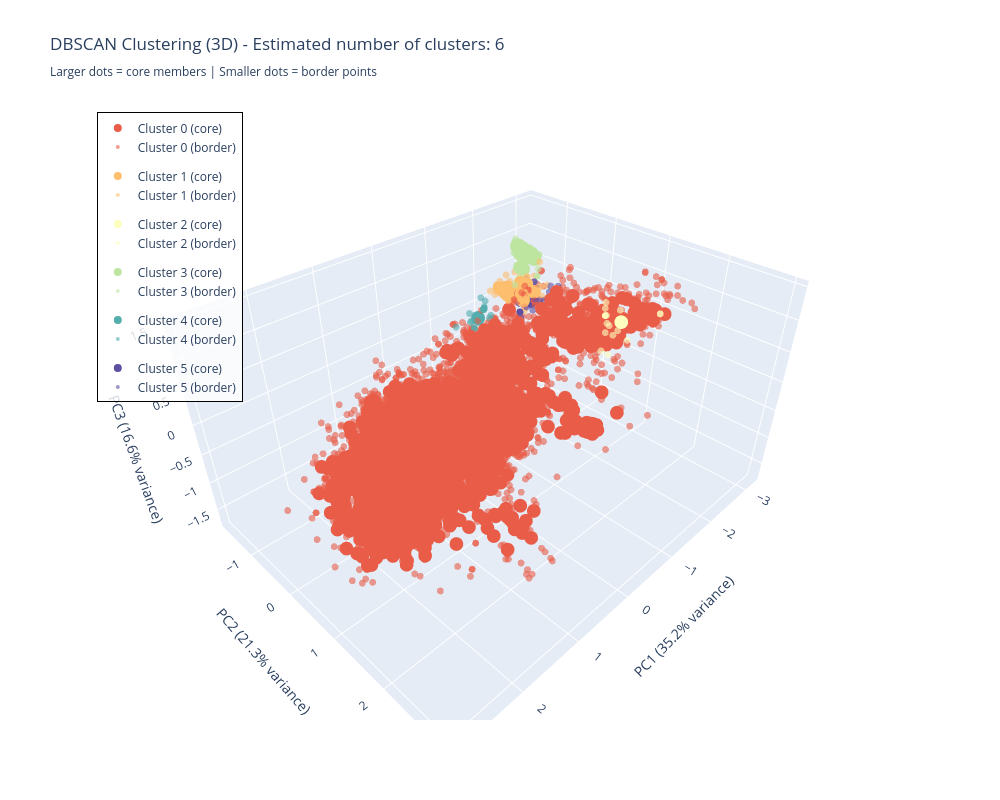

Notebook source saved alongside this figure:
### Code cell
#Apply PCA to reduce to 3 dimensions for interactive visualization with Plotly
from sklearn.decomposition import PCA
import plotly.graph_objects as go

pca = PCA(n_components=3)
df_pca = pca.fit_transform(df_scaled)
df_pca = pd.DataFrame(df_pca, columns=['PC1', 'PC2', 'PC3'])

# Create traces for each cluster
fig = go.Figure()

unique_labels = set(labels)
colors_hex = [f'rgb{tuple([int(c*255) for c in plt.cm.Spectral(each)[:3]])}' 
              for each in np.linspace(0, 1, len(unique_labels))]

# Create a mapping of clusters to colors for legend
cluster_color_map = {}
for k, col_hex in zip(sorted(unique_labels), colors_hex):
    cluster_color_map[k] = col_hex

for k, col_hex in zip(sorted(unique_labels), colors_hex):
    if k == -1:
        continue  # Skip noise points for clarity
    class_member_mask = (labels == k)
    xy = df_pca[class_member_mask]
    
    # Get material indices for this cluster
    material_indices = df_slme[class_member_mask].index
    material_info = [f"Material ID: {idx}" for idx in material_indices]
    
    # Separate core and non-core points
    is_core = core_samples_mask[class_member_mask]
    
    # Plot core samples
    core_points = xy[is_core]
    core_materials = [material_info[i] for i, is_c in enumerate(is_core) if is_c]
    
    if len(core_points) > 0:
        fig.add_trace(go.Scatter3d(
            x=core_points['PC1'], y=core_points['PC2'], z=core_points['PC3'],
            mode='markers',
            name=f'Cluster {k} (core)',
            marker=dict(size=8, color=col_hex, opacity=1.0),
            text=core_materials,
            hovertemplate=f'<b>Cluster {k} (Core)</b><br>%{{text}}<br>PC1: %{{x:.3f}}<br>PC2: %{{y:.3f}}<br>PC3: %{{z:.3f}}<extra></extra>',
            legendgroup=f'cluster_{k}',
            showlegend=True
        ))
    
    # Plot non-core samples
    non_core_points = xy[~is_core]
    non_core_materials = [material_info[i] for i, is_nc in enumerate(is_core) if not is_nc]
    
    if len(non_core_points) > 0:
        fig.add_trace(go.Scatter3d(
            x=non_core_points['PC1'], y=non_core_points['PC2'], z=non_core_points['PC3'],
            mode='markers',
            name=f'Cluster {k} (border)',
            marker=dict(size=4, color=col_hex, opacity=0.6),
            text=non_core_materials,
            hovertemplate=f'<b>Cluster {k} (Border)</b><br>%{{text}}<br>PC1: %{{x:.3f}}<br>PC2: %{{y:.3f}}<br>PC3: %{{z:.3f}}<extra></extra>',
            legendgroup=f'cluster_{k}',
            showlegend=True
        ))

n_clusters_ = len(set(labels)) - (1 if -1 in labels else 0)
fig.update_layout(
    title=f'DBSCAN Clustering (3D) - Estimated number of clusters: {n_clusters_}<br><sub>Larger dots = core members | Smaller dots = border points</sub>',
    scene=dict(
        xaxis_title=f'PC1 ({pca.explained_variance_ratio_[0]*100:.1f}% variance)',
        yaxis_title=f'PC2 ({pca.explained_variance_ratio_[1]*100:.1f}% variance)',
        zaxis_title=f'PC3 ({pca.explained_variance_ratio_[2]*100:.1f}% variance)'
    ),
    width=1000,
    height=800,
    hovermode='closest',
    showlegend=True,
    legend=dict(
        x=0.02,
        y=0.98,
        bgcolor='rgba(255, 255, 255, 0.8)',
        bordercolor='Black',
        borderwidth=1
    )
)
fig.show()

# Print label explanation
print("=" * 60)
print("DBSCAN Label Explanation:")
print("=" * 60)
print(f"Each point in the plot has a cluster label:")
print(f"  • Labels 0, 1, 2, ... = Cluster membership numbers")
print(f"  • Label -1 = Noise points (outliers not assigned to any cluster)")
print(f"\nPoint Types:")
print(f"  • Core members (larger dots): Points at the center of clusters")
print(f"  • Border points (smaller dots): Points on the edges of clusters")
print(f"\nCurrent Clustering Results:")
print(f"  • Number of clusters found: {n_clusters_}")
print(f"  • Number of noise points: {sum(labels == -1)}")
print(f"  • Total materials analyzed: {len(labels)}")
print("=" * 60)

### Figure 1 — Plotly figure (JSON) as saved in the notebook; plotly's stock layout.template omitted (floating-point values rounded to 4 significant figures; data arrays with more than 128 entries replaced by an {"elided": "..."} marker saying what was removed)
{"data": [{"hovertemplate": "<b>Cluster 0 (Core)</b><br>%{text}<br>PC1: %{x:.3f}<br>PC2: %{y:.3f}<br>PC3: %{z:.3f}<extra></extra>", "legendgroup": "cluster_0", "marker": {"color": "rgb(233, 92, 71)", "opacity": 1, "size": 8}, "mode": "markers", "name": "Cluster 0 (core)", "showlegend": true, "text": {"elided": "2527 str values"}, "type": "scatter3d", "x": {"elided": "2527 float values"}, "y": {"elided": "2527 float values"}, "z": {"elided": "2527 float values"}}, {"hovertemplate": "<b>Cluster 0 (Border)</b><br>%{text}<br>PC1: %{x:.3f}<br>PC2: %{y:.3f}<br>PC3: %{z:.3f}<extra></extra>", "legendgroup": "cluster_0", "marker": {"color": "rgb(233, 92, 71)", "opacity": 0.6, "size": 4}, "mode": "markers", "name": "Cluster 0 (border)", "showlegend": true, "text": {"elided": "2142 str values"}, "type": "scatter3d", "x": {"elided": "2142 float values"}, "y": {"elided": "2142 float values"}, "z": {"elided": "2142 float values"}}, {"hovertemplate": "<b>Cluster 1 (Core)</b><br>%{text}<br>PC1: %{x:.3f}<br>PC2: %{y:.3f}<br>PC3: %{z:.3f}<extra></extra>", "legendgroup": "cluster_1", "marker": {"color": "rgb(253, 190, 110)", "opacity": 1, "size": 8}, "mode": "markers", "name": "Cluster 1 (core)", "showlegend": true, "text": ["Material ID: 5647", "Material ID: 16060", "Material ID: 16790", "Material ID: 17278", "Material ID: 18103", "Material ID: 18672", "Material ID: 19492", "Material ID: 26545", "Material ID: 30695", "Material ID: 30777", "Material ID: 31827", "Material ID: 36702", "Material ID: 44195", "Material ID: 44758", "Material ID: 45686"], "type": "scatter3d", "x": [-2.306, -2.303, -2.047, -2.234, -2.245, -2.314, -2.22, -2.347, -2.488, -2.435, -2.161, -2.348, -2.56, -2.519, -2.251], "y": [-1.344, -1.28, -1.269, -1.179, -0.9807, -0.9781, -0.913, -1.302, -1.073, -1.079, -0.8747, -1.353, -1.141, -0.9256, -1.271], "z": [0.1726, 0.2509, 0.4006, 0.1977, 0.5324, 0.1913, 0.3292, 0.2485, 0.271, 0.3003, 0.3941, 0.2254, 0.3473, 0.2936, 0.3468]}, {"hovertemplate": "<b>Cluster 1 (Border)</b><br>%{text}<br>PC1: %{x:.3f}<br>PC2: %{y:.3f}<br>PC3: %{z:.3f}<extra></extra>", "legendgroup": "cluster_1", "marker": {"color": "rgb(253, 190, 110)", "opacity": 0.6, "size": 4}, "mode": "markers", "name": "Cluster 1 (border)", "showlegend": true, "text": ["Material ID: 4844", "Material ID: 9356", "Material ID: 11793", "Material ID: 14147", "Material ID: 16064", "Material ID: 18415", "Material ID: 18754", "Material ID: 19002", "Material ID: 19254", "Material ID: 19772", "Material ID: 20722", "Material ID: 22857", "Material ID: 28584", "Material ID: 28824", "Material ID: 29075", "Material ID: 30215", "Material ID: 30749", "Material ID: 31454", "Material ID: 31757", "Material ID: 32398", "Material ID: 34634", "Material ID: 38713", "Material ID: 40920", "Material ID: 42371", "Material ID: 43333", "Material ID: 43397", "Material ID: 44210", "Material ID: 44901", "Material ID: 44936", "Material ID: 46521", "Material ID: 47141", "Material ID: 48899", "Material ID: 51658", "Material ID: 59616", "Material ID: 69497", "Material ID: 69918", "Material ID: 72608"], "type": "scatter3d", "x": [-1.824, -2.08, -2.48, -2.2, -2.044, -2.154, -2.316, -2.349, -2.625, -1.982, -2.347, -2.595, -2.113, -2.114, -1.905, -2.825, -1.834, -2.005, -2.632, -1.905, -2.112, -2.137, -2.101, -2.434, -2.82, -2.638, -2.091, -2.216, -2.185, -2.539, -2.41, -2.612, -2.291, -2.111, -2.472, -2.458, -2.457], "y": [-0.8415, -1.292, -0.8937, -0.8563, -1.048, -0.7861, -0.4671, -0.7011, -0.9816, -1.095, -0.7077, -1.314, -1.276, -1.179, -0.5524, -1.044, -1.117, -1.311, -0.9192, -0.5524, -1.276, -1.459, -1.538, -1.198, -1.347, -1.245, -1.216, -1.196, -0.754, -1.363, -0.6542, -1.231, -1.265, -0.7541, -1.328, -1.031, -1.031], "z": [0.4033, 0.5073, 0.6022, 0.4027, 0.4803, 0.2438, 0.6371, 0.4214, 0.2705, 0.548, 0.5119, 0.4582, 0.2664, 0.6429, 0.507, 0.2391, 0.5915, 0.387, 0.7906, 0.507, 0.2664, 0.1873, 0.2365, 0.6217, 0.2391, 0.423, 0.4747, 0.4913, 0.3885, 0.2183, 0.348, 0.2138, 0.2371, 0.1529, 0.5316, 0.5484, 0.5487]}, {"hovertemplate": "<b>Cluster 2 (Core)</b><br>%{text}<br>PC1: %{x:.3f}<br>PC2: %{y:.3f}<br>PC3: %{z:.3f}<extra></extra>", "legendgroup": "cluster_2", "marker": {"color": "rgb(254, 254, 190)", "opacity": 1, "size": 8}, "mode": "markers", "name": "Cluster 2 (core)", "showlegend": true, "text": ["Material ID: 13491"], "type": "scatter3d", "x": [-1.505], "y": [1.572], "z": [1.072]}, {"hovertemplate": "<b>Cluster 2 (Border)</b><br>%{text}<br>PC1: %{x:.3f}<br>PC2: %{y:.3f}<br>PC3: %{z:.3f}<extra></extra>", "legendgroup": "cluster_2", "marker": {"color": "rgb(254, 254, 190)", "opacity": 0.6, "size": 4}, "mode": "markers", "name": "Cluster 2 (border)", "showlegend": true, "text": ["Material ID: 112", "Material ID: 1241", "Material ID: 10008", "Material ID: 10997", "Material ID: 11489", "Material ID: 17411", "Material ID: 17945", "Material ID: 19767", "Material ID: 20425", "Material ID: 20724", "Material ID: 22411", "Material ID: 22845", "Material ID: 23099", "Material ID: 23549", "Material ID: 29607", "Material ID: 36768", "Material ID: 64604"], "type": "scatter3d", "x": [-1.345, -1.045, -1.819, -1.814, -1.34, -1.03, -1.375, -1.331, -1.375, -1.324, -1.375, -1.282, -1.525, -1.365, -1.329, -1.648, -1.296], "y": [1.808, 1.621, 1.955, 1.958, 1.653, 1.746, 1.399, 1.583, 1.399, 1.461, 1.399, 1.506, 1.279, 1.424, 1.652, 1.192, 1.532], "z": [0.9538, 0.8417, 1.222, 1.222, 1.339, 0.8435, 1.152, 0.9458, 1.152, 0.94, 1.152, 1.113, 1.16, 1.17, 1.042, 1.173, 1.084]}, {"hovertemplate": "<b>Cluster 3 (Core)</b><br>%{text}<br>PC1: %{x:.3f}<br>PC2: %{y:.3f}<br>PC3: %{z:.3f}<extra></extra>", "legendgroup": "cluster_3", "marker": {"color": "rgb(190, 229, 160)", "opacity": 1, "size": 8}, "mode": "markers", "name": "Cluster 3 (core)", "showlegend": true, "text": ["Material ID: 19943", "Material ID: 20805", "Material ID: 21000", "Material ID: 22157", "Material ID: 22736", "Material ID: 23306", "Material ID: 25774", "Material ID: 25821", "Material ID: 26047", "Material ID: 26193", "Material ID: 27189", "Material ID: 27625", "Material ID: 29653", "Material ID: 33177", "Material ID: 33290", "Material ID: 33958", "Material ID: 34400", "Material ID: 39116", "Material ID: 41107", "Material ID: 45515", "Material ID: 45872", "Material ID: 45969", "Material ID: 47206"], "type": "scatter3d", "x": [-2.706, -2.684, -2.653, -2.675, -2.599, -2.661, -2.584, -2.714, -2.543, -2.448, -2.517, -2.538, -2.672, -2.517, -2.684, -2.657, -2.497, -2.646, -2.456, -2.469, -2.517, -2.5, -2.579], "y": [-1.151, -1.092, -1.233, -1.178, -1.185, -1.15, -1.322, -1.129, -1.356, -1.194, -0.9957, -1.218, -1.099, -0.9957, -1.092, -1.136, -1.233, -1.065, -1.227, -1.211, -1.078, -1.165, -1.316], "z": [0.7823, 0.7714, 0.8239, 0.7947, 0.8192, 0.7926, 0.8662, 0.7848, 0.9612, 1.015, 0.9491, 0.9683, 0.7918, 0.9491, 0.7714, 0.7909, 0.872, 0.7972, 1.036, 0.6516, 0.9684, 0.6324, 0.8721]}, {"hovertemplate": "<b>Cluster 3 (Border)</b><br>%{text}<br>PC1: %{x:.3f}<br>PC2: %{y:.3f}<br>PC3: %{z:.3f}<extra></extra>", "legendgroup": "cluster_3", "marker": {"color": "rgb(190, 229, 160)", "opacity": 0.6, "size": 4}, "mode": "markers", "name": "Cluster 3 (border)", "showlegend": true, "text": ["Material ID: 7112", "Material ID: 14196", "Material ID: 23457", "Material ID: 23668", "Material ID: 25637", "Material ID: 26096", "Material ID: 29506", "Material ID: 31612", "Material ID: 33450", "Material ID: 33795", "Material ID: 34204", "Material ID: 34946", "Material ID: 40754", "Material ID: 43435", "Material ID: 51536"], "type": "scatter3d", "x": [-2.415, -2.337, -2.347, -2.637, -2.629, -2.636, -2.347, -2.205, -2.636, -2.637, -2.245, -2.853, -2.285, -2.052, -2.22], "y": [-0.7551, -1.183, -0.7114, -1.513, -1.394, -0.945, -0.7114, -1.078, -0.9451, -0.9449, -1.11, -1.372, -1.137, -0.9182, -1.059], "z": [0.7935, 1.112, 0.7015, 0.7737, 0.3411, 0.9038, 0.7015, 1.227, 0.9034, 0.9034, 1.001, 0.6109, 1.227, 0.5795, 0.9925]}, {"hovertemplate": "<b>Cluster 4 (Core)</b><br>%{text}<br>PC1: %{x:.3f}<br>PC2: %{y:.3f}<br>PC3: %{z:.3f}<extra></extra>", "legendgroup": "cluster_4", "marker": {"color": "rgb(83, 173, 173)", "opacity": 1, "size": 8}, "mode": "markers", "name": "Cluster 4 (core)", "showlegend": true, "text": ["Material ID: 32195", "Material ID: 32217"], "type": "scatter3d", "x": [-1.757, -1.751], "y": [-1.484, -1.477], "z": [-0.1195, -0.1213]}, {"hovertemplate": "<b>Cluster 4 (Border)</b><br>%{text}<br>PC1: %{x:.3f}<br>PC2: %{y:.3f}<br>PC3: %{z:.3f}<extra></extra>", "legendgroup": "cluster_4", "marker": {"color": "rgb(83, 173, 173)", "opacity": 0.6, "size": 4}, "mode": "markers", "name": "Cluster 4 (border)", "showlegend": true, "text": ["Material ID: 23423", "Material ID: 23945", "Material ID: 24374", "Material ID: 25677", "Material ID: 27426", "Material ID: 28392", "Material ID: 29229", "Material ID: 29688", "Material ID: 29849", "Material ID: 32167", "Material ID: 32389", "Material ID: 32744", "Material ID: 36775", "Material ID: 36987", "Material ID: 37028", "Material ID: 38079", "Material ID: 40134", "Material ID: 40417", "Material ID: 40985", "Material ID: 43293", "Material ID: 44756"], "type": "scatter3d", "x": [-2.011, -1.845, -1.783, -2.021, -1.756, -1.774, -1.815, -1.58, -1.578, -1.74, -1.787, -1.691, -1.783, -1.772, -1.774, -1.786, -1.57, -1.568, -1.214, -1.567, -1.927], "y": [-1.6, -1.296, -1.361, -1.582, -1.352, -1.36, -1.389, -1.393, -1.449, -1.448, -1.438, -1.618, -1.361, -1.36, -1.36, -1.362, -1.373, -1.467, -1.432, -1.379, -1.348], "z": [-0.1013, -0.08154, 0.09705, 0.06286, 0.08381, 0.07776, 0.09948, -0.1623, -0.101, -0.1921, 0.2586, -0.06355, 0.09742, 0.07832, 0.07778, 0.09207, -0.2131, -0.1189, -0.06491, -0.2206, -0.08503]}, {"hovertemplate": "<b>Cluster 5 (Core)</b><br>%{text}<br>PC1: %{x:.3f}<br>PC2: %{y:.3f}<br>PC3: %{z:.3f}<extra></extra>", "legendgroup": "cluster_5", "marker": {"color": "rgb(94, 79, 162)", "opacity": 1, "size": 8}, "mode": "markers", "name": "Cluster 5 (core)", "showlegend": true, "text": ["Material ID: 44614"], "type": "scatter3d", "x": [-2.75], "y": [-1.206], "z": [-0.06042]}, {"hovertemplate": "<b>Cluster 5 (Border)</b><br>%{text}<br>PC1: %{x:.3f}<br>PC2: %{y:.3f}<br>PC3: %{z:.3f}<extra></extra>", "legendgroup": "cluster_5", "marker": {"color": "rgb(94, 79, 162)", "opacity": 0.6, "size": 4}, "mode": "markers", "name": "Cluster 5 (border)", "showlegend": true, "text": ["Material ID: 2238", "Material ID: 2358", "Material ID: 2401", "Material ID: 2738", "Material ID: 3584", "Material ID: 4393", "Material ID: 5449", "Material ID: 5580", "Material ID: 5657", "Material ID: 5985", "Material ID: 13138", "Material ID: 24149", "Material ID: 24724", "Material ID: 25634", "Material ID: 27743", "Material ID: 30252", "Material ID: 30438", "Material ID: 30506", "Material ID: 32093", "Material ID: 32138", "Material ID: 32271", "Material ID: 33972", "Material ID: 36706", "Material ID: 44902", "Material ID: 45778", "Material ID: 47127", "Material ID: 47220", "Material ID: 50695", "Material ID: 66270"], "type": "scatter3d", "x": [-2.606, -2.606, -2.801, -2.606, -2.606, -2.861, -2.606, -2.606, -2.606, -2.801, -2.92, -2.684, -3.038, -3.168, -2.395, -2.754, -2.459, -2.882, -2.949, -2.792, -3.046, -2.749, -2.746, -2.593, -2.882, -2.822, -2.683, -2.87, -2.416], "y": [-1.318, -1.318, -1.343, -1.318, -1.318, -1.407, -1.318, -1.318, -1.318, -1.226, -1.151, -0.8389, -0.9517, -0.9526, -1.142, -1.319, -0.8856, -1.252, -0.9619, -1.137, -1.019, -1.211, -1.062, -1.294, -1.252, -1.526, -1.02, -0.8469, -1.117], "z": [-0.2614, -0.2614, -0.2476, -0.2614, -0.2614, -0.1332, -0.2614, -0.2614, -0.2614, 0.1059, -0.1043, 0.0994, 0.03649, 0.1598, 0.03913, 0.2932, -0.01248, 0.2385, 0.1226, -0.0151, 0.1828, 0.1347, 0.1879, -0.05512, 0.2385, -0.2206, 0.2608, 0.1236, -0.2211]}], "layout": {"height": 800, "hovermode": "closest", "legend": {"bgcolor": "rgba(255, 255, 255, 0.8)", "bordercolor": "Black", "borderwidth": 1, "x": 0.02, "y": 0.98}, "scene": {"xaxis": {"title": {"text": "PC1 (35.2% variance)"}}, "yaxis": {"title": {"text": "PC2 (21.3% variance)"}}, "zaxis": {"title": {"text": "PC3 (16.6% variance)"}}}, "showlegend": true, "title": {"text": "DBSCAN Clustering (3D) - Estimated number of clusters: 6<br><sub>Larger dots = core members | Smaller dots = border points</sub>"}, "width": 1000}}
